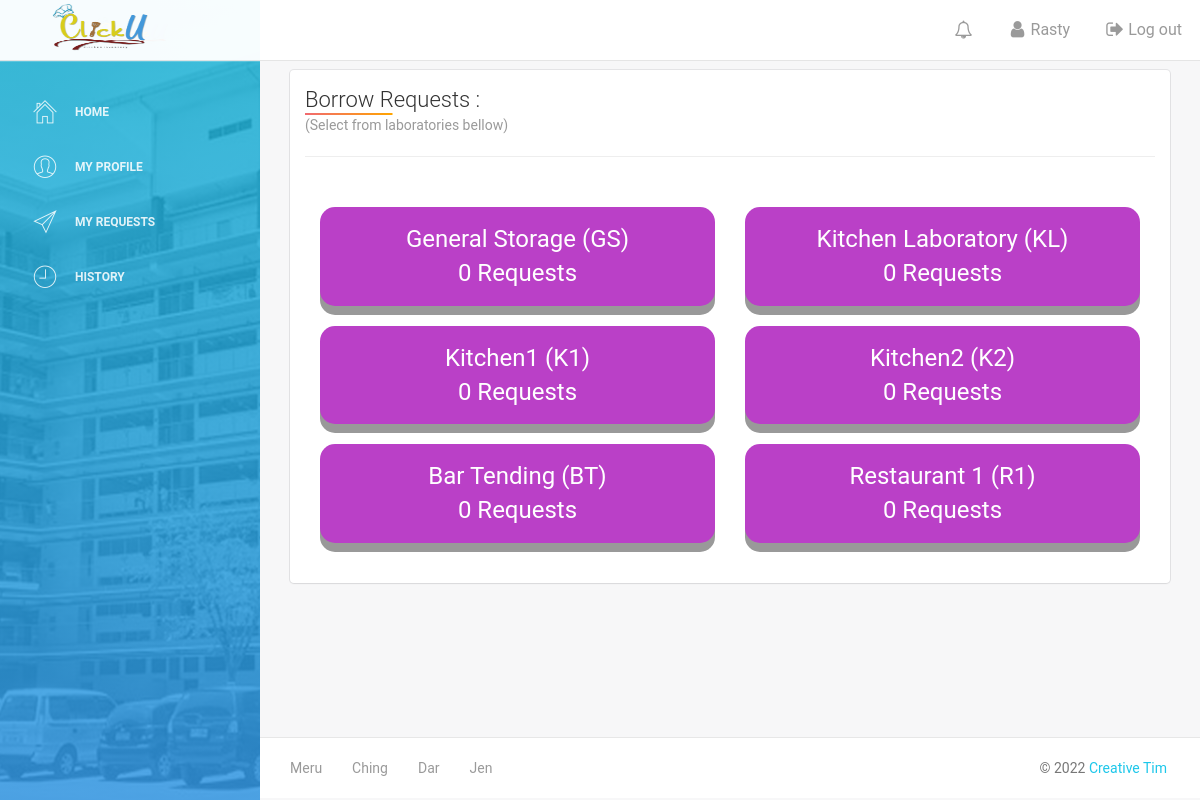
Screenshot of /borrow_request_options.php (signed in) with the database file from the repository.
### tables this page shows
CREATE TABLE `user_settings` (
  `user_id` int(100) NOT NULL,
  `username` varchar(50) NOT NULL,
  `password` varchar(50) NOT NULL,
  `account_type_id` varchar(50) NOT NULL
);

CREATE TABLE `users` (
  `user_id` int(100) NOT NULL,
  `school_id` int(50) NOT NULL,
  `fname` varchar(50) NOT NULL,
  `lname` varchar(50) NOT NULL,
  `email` varchar(50) NOT NULL,
  `contact` varchar(50) NOT NULL,
  `dept_id` int(50) DEFAULT NULL,
  `storage_id` int(50) DEFAULT NULL
);

CREATE TABLE `storage` (
  `storage_id` int(100) NOT NULL,
  `storage_name` varchar(50) NOT NULL,
  `initials` varchar(50) NOT NULL
);

### borrow_request_options.php (the view, shortened to what this page needs)
<?php include('header.php'); ?>
<br><br>
<div class="content">
    <div class="container-fluid">
        <div class="row">
            <div class="col-md-12">
                <div class="card">
                    <div class="header">
                        <h4 class="title bol">Borrow Requests : </h4>
                        <p class="category">(Select from laboratories bellow)</p>
                        <hr>
                    </div>
                    <div class="content">
                      <div class="content">
                        <div class="row">
                      <?php
                     $storage_display = mysqli_query($dbcon,"SELECT * FROM storage ")
                       ?>
                       <?php
                     while($row = mysqli_fetch_array($storage_display)) {
                       $stID = $row['storage_id'];
                       $pending="SELECT count(borrower_slip_id) as pending From borrower_slip where storage_id = $stID AND status <= 1";
                          $res=mysqli_query($dbcon,$pending);
                          $val=mysqli_fetch_assoc($res);
                      ?>
                <?php if ($val['pending']>=1){
                   ?>
                   <a href="server.php?action=selectStorageForStaff&id=<?php echo $row['storage_id']; ?>"  style="color:white;">
                   <div class="col-md-6">
                     <div class="button">
                <?php echo $row['storage_name']; ?> (<?php echo $row['initials']; ?>)
                <br>
              <span>Requests</span>
                   <span class="label label-pill label-danger count blink"style="border-radius:20px;"> <i class="fa fa-bell fa-ring"></i>  <?php echo $val['pending']; ?> </span>
                 </div><br>
               </div>
               </a>
                   <?php
                } else {
                  ?>
                 <a href="server.php?action=selectStorageForStaff&id=<?php echo $row['storage_id']; ?>"  style="color:white;">
                  <div class="col-md-6">
                    <div class="button">
                  <?php echo $row['storage_name']; ?> (<?php echo $row['initials']; ?>)
                  <br>
                  <span> 0 Requests </span>
                </div><br>
              </div>
              </a>
                  <?php
                }?>
      <?php } ?>
    </div>
  </div>
</div>
  </div>
    </div>
      </div>
        </div>
          </div>
<?php include('footer.php') ?>

### header.php (shortened to what this page needs)
<?php require('server.php');  $currURL = basename($_SERVER['REQUEST_URI']); ?>
<?php include('functions.php'); ?>
<!doctype html>
<html lang="en">
<head>
    <link href="assets/css/style.css" rel="stylesheet" />
    <link href="assets/css/bootstrap.min.css" rel="stylesheet" />
    <link href="assets/css/animate.min.css" rel="stylesheet"/>
    <link href="assets/css/light-bootstrap-dashboard.css?v=1.4.0" rel="stylesheet"/>
    <link href="assets/css/font-awesome.min.css" rel="stylesheet">
  <link href="http://maxcdn.bootstrapcdn.com/font-awesome/4.2.0/css/font-awesome.min.css" rel="stylesheet">
    <link href="assets/css/pe-icon-7-stroke.css" rel="stylesheet" />
	<link rel="stylesheet" href="http://code.jquery.com/ui/1.9.1/themes/base/jquery-ui.css" />
</head>
<body onload = "setTimeout(checkCookie,1000);">
<?php
	 $id = $_SESSION['user']['user_id'];
	 $result = "SELECT
									a.user_id,a.fname,
									b.user_id,b.account_type_id
								 FROM users a
								 LEFT JOIN user_settings b on a.user_id = b.user_id
								 where b.user_id = '$id'";
		$check = mysqli_query($dbcon,$result);
		$rows = mysqli_fetch_array($check);
 ?>
<?php
if ($rows['account_type_id']==6 || $rows['account_type_id']==7) { ?>
	<div class="wrapper" class="active">
	    <div class="sidebar" data-color="azure" data-image="assets/img/uc.jpg" id="side">
	    	<div class="sidebar-wrapper">
	            <div class="logo">
	                <a href="#" class="simple-text">
	                </a>
	            </div>
	            <ul class="nav">
								<li class="<?php echo $currURL =='userSelectStorage.php?borrow_form'  || $currURL =='creategroup.php?create_group' ? "active" : ""; ?>">
									 <a href="userSelectStorage.php?borrow_form"class=" ">
												<i class="pe-7s-home"></i>
												<p>Home</p>
										</a>
								</li>
	                <li class="<?php echo $currURL =='userprofile.php' ? "active" : ""; ?>">
	                    <a href="userprofile.php"class=" ">
	                        <i class="pe-7s-user"></i>
	                        <p>My Profile</p>
	                    </a>
	                </li>
	                <li class="<?php echo $currURL =='userRequestsMenu2.php' ? "active" : ""; ?>">
	                    <a href="userRequestsMenu2.php">
	                        <i class="pe-7s-paper-plane"></i>
	                        <p>My Requests
													</p>
	                    </a>
	                </li>
									<li class=" <?php echo $currURL =='history.php'? "active" : ""; ?>">
						 			 <a href="history.php">
						 					 <i class="pe-7s-clock"></i>
						 					 <p>History</p>
						 			 </a>
						 	 </li>
	            </ul>
	    	</div>
	    </div>
	    <div class="main-panel">
	        <nav class="navbar navbar-default navbar-fixed-top">
	            <div class="container-fluid">
	                <div class="navbar-header">
	                 <img src="assets/img/click_U.png"style="width:100px;height:50px;margin-left:35%;margin-top:2%;">
	                </div>
	                <div class="collapse navbar-collapse">
	                    <ul class="nav navbar-nav navbar-right">
												<li class="dropdown">
                        <a href="#" class="dropdown-toggle notif-count" data-toggle="dropdown"><span class="fa fa-bell-o" style="font-size:18px;"></span> </a>
                        </li>
	                        <li>
														<?php
															 $id = $_SESSION['user']['user_id'];
															 $result = "SELECT
																							a.user_id,a.fname,
																							b.user_id,b.account_type_id
																						 FROM users a
																						 LEFT JOIN user_settings b on a.user_id = b.user_id
																						 where b.user_id = '$id' ";
																$check = mysqli_query($dbcon,$result);
																$rows = mysqli_fetch_array($check);
															 if($rows['account_type_id']=="6"){
												      	?>
	                           <a href="userprofile.php">
	                                   <p ><i class="fa fa-user "></i> <?php echo $rows['fname']; ?></p>
	                            </a>
	                         <?php } elseif ($rows['account_type_id']=="7") { ?>
														 <a href="userprofile.php">
		 																<p ><i class="fa fa-user "></i> <?php echo $rows['fname']; ?></p>
		 												 </a>
	                      <?php }?>
	                        </li>
	                        <li>
	                            <a href="logout.php">
	                                <p><i class="fa fa-sign-out "></i> Log out</p>
	                            </a>
	                        </li>
	                    </ul>
	                </div>
	            </div>
	        </nav>
<?php } ?>

### assets/css/style.css (style rules this page uses)
.title { color: #F16A70; display: inline-block; font-size: 30; text-decoration: none; background-image: linear-gradient(to right, #F16A70, orange); background-position: bottom left; background-repeat: no-repeat; background-size: 50% 2px; transition: background-size .5s ease; }

### borrow_request_options.php (style rules this page uses)
.button { padding: 15px 25px; font-size: 24px; text-align: center; cursor: pointer; outline: none; color: #fff; background-color: #ba40c7; border: none; border-radius: 15px; box-shadow: 0 9px #999; }

### rows the page displays
user_settings: user_id.fname "Rasty"
storage: storage_name "General Storage", initials "GS"
storage: storage_name "Kitchen Laboratory", initials "KL"
storage: storage_name "Kitchen1", initials "K1"
storage: storage_name "Kitchen2", initials "K2"
storage: storage_name "Bar Tending", initials "BT"
storage: storage_name "Restaurant 1", initials "R1"
